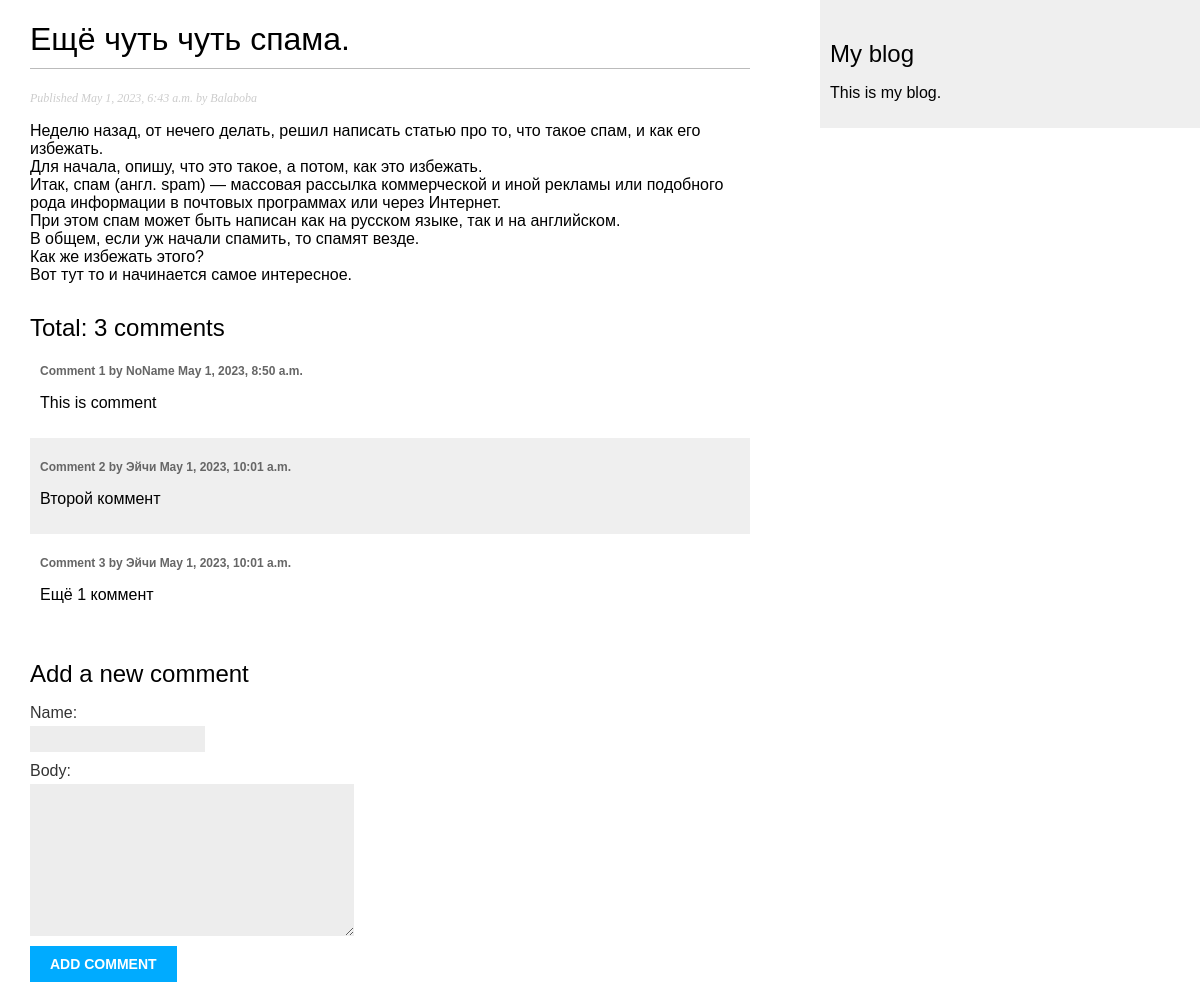
The app's page /2023/5/1/eshyo-chut-chut-spama/ with its own data.
### core/models.py (models this page shows, shortened)
class Post(models.Model):
    class Status(models.TextChoices):
        DRAFT = "DF", "Draft"
        PUBLISHED = "PB", "Published"
    title: models.CharField = models.CharField(max_length=250)
    author: models.ForeignKey = models.ForeignKey(
        User, on_delete=models.CASCADE, related_name="blog_posts")
    slug: models.SlugField = models.SlugField(
        max_length=250, unique_for_date='publish')
    body: models.TextField = models.TextField()
    publish: models.DateTimeField = models.DateTimeField(default=timezone.now)
    created: models.DateTimeField = models.DateTimeField(auto_now_add=True)
    updated: models.DateTimeField = models.DateTimeField(auto_now=True)
    status: models.CharField = models.CharField(max_length=2,
                                                choices=Status.choices,
                                                default=Status.DRAFT)
    objects: models.Manager = models.Manager()
    published = PublishedManager()
    class Meta:
        ordering = ["-publish"]
        indexes = [models.Index(fields=['-publish'])]
        db_table = "post"

class Comment(models.Model):
    post: models.ForeignKey = models.ForeignKey(Post,
                             on_delete=models.CASCADE,
                             related_name='comments')
    name: models.CharField = models.CharField(max_length=80)
    body: models.TextField = models.TextField()
    created: models.DateTimeField = models.DateTimeField(auto_now_add=True)
    updated: models.DateTimeField = models.DateTimeField(auto_now=True)
    active: models.BooleanField = models.BooleanField(default=True)
    commentrue = CommentrueManager()
    class Meta:
        ordering = ["created"]
        indexes = [models.Index(fields=["created"])]

### core/views.py (the view)
def post_detail(request: HttpRequest, year: int, month: int,
                day: int, post: Any) -> HttpResponse:
    post_view: Post = get_object_or_404(
        Post,
        status=Post.Status.PUBLISHED,
        slug=post,
        publish__year=year,
        publish__month=month,
        publish__day=day)
    comments = Comment.commentrue.all()
    form = CommentForm()
    context = {"post": post_view,
               "comments": comments,
               "form": form}
    return render(request, "core/post/detail.html", context=context)

### core/forms.py
class CommentForm(forms.ModelForm):
    class Meta:
        model = Comment
        fields = ["name", "body"]

### core/models.py (called while the page is built)
    def get_queryset(self) -> models.QuerySet:
        return super().get_queryset().filter(active=True)

### core/templates/core/post/detail.html (shortened to what this page needs)
{% extends "core/base.html" %}
{% block content %}
    <h1>{{ post.title }}</h1>
    <p class="date">
        Published {{ post.publish }} by {{ post.author }}
    </p>
    {{ post.body|linebreaks }}
    {% with comments.count as total_comments %}
        <h2>
            Total: {{ total_comments }} comment{{ total_comments|pluralize }}
        </h2>
    {% endwith %}
    {% for comment in comments %}
        <div class="comment">
            <p class="info">
                Comment {{ forloop.counter }} by {{ comment.name }}
                {{ comment.created }}
            </p>
            {{ comment.body|linebreaks }}
        </div>
    {% empty %}
        <p> There are no comments.</p>
    {% endfor %}
    {% include "core/post/includes/comment_form.html" %}
{% endblock %}

### core/static/css/blog.css (style rules this page uses)
body { margin:0; padding:0; font-family:helvetica, sans-serif; }
h1 { font-weight:normal; border-bottom:1px solid #bbb; padding:0 0 10px 0; }
h2 { font-weight:normal; margin:30px 0 0; }
p.date { color:#ccc; font-family: georgia, serif; font-size: 12px; font-style: italic; }
label { float:left; clear:both; color:#333; margin-bottom:4px; }
input, textarea { clear:both; float:left; margin:0 0 10px; background:#ededed; border:0; padding:6px 10px; font-size:12px; }
.comment { padding:10px; }
.comment:nth-child(even) { background:#efefef; }
.comment .info { font-weight:bold; font-size:12px; color:#666; }

### records on screen
Post: title "Ещё чуть чуть спама.", publish "May 1, 2023, 6:43 a.m.", author "Balaboba", body "Неделю назад, от нечего делать, решил написать статью про то, что такое спам, и как его избежать. Для начала, опишу, что это такое, а потом, как это избежать. Итак, спам (англ. spam) — массовая рассылка коммерческой и иной рекламы или подобного рода информации в почтовых программах или через Интернет. При этом спам может быть написан как на русском языке, так и на английском. В общем, если уж начали спамить, то спамят везде. Как же избежать этого? Вот тут то и начинается самое интересное."
Comment: name "NoName", created "May 1, 2023, 8:50 a.m.", body "This is comment"
Comment: name "Эйчи", created "May 1, 2023, 10:01 a.m.", body "Второй коммент"
Comment: name "Эйчи", created "May 1, 2023, 10:01 a.m.", body "Ещё 1 коммент"

### other values on screen
{{ total_comments }} "3"
